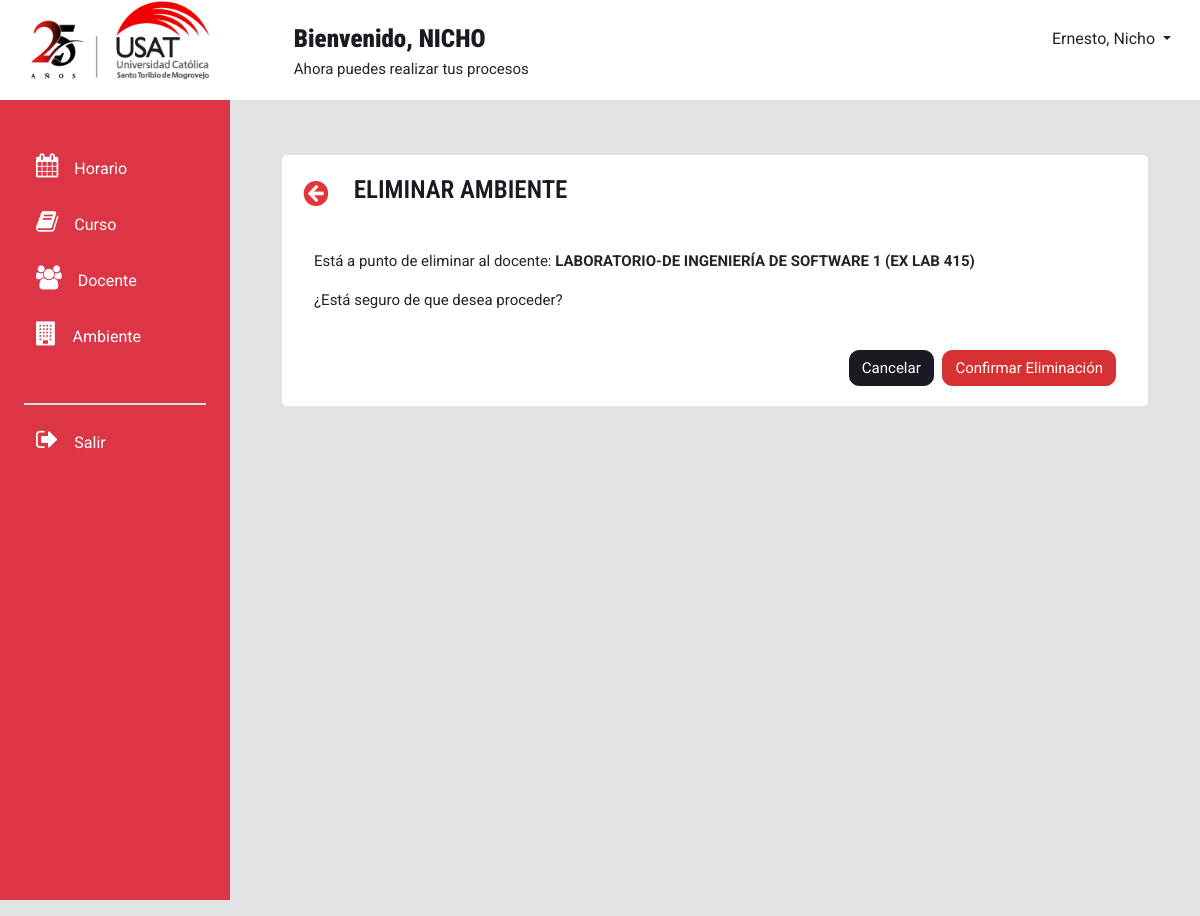
Before: /eliminarAmbiente/93/ with the older database file.
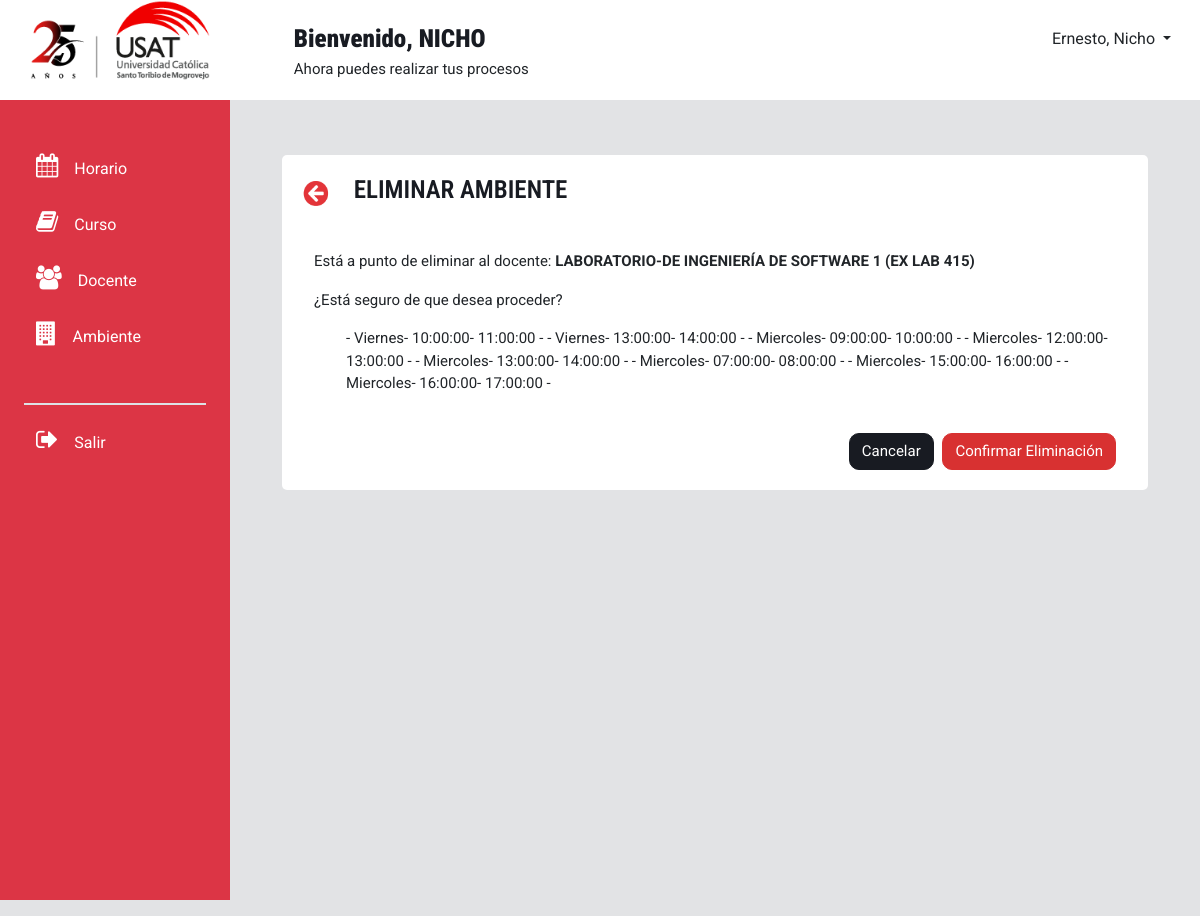
After: the same page with the newer database file.
### modulo_horario/models.py (models this page shows)
class horario (models.Model):
    hora_de_inicio = models.CharField(max_length=5,default='00:00', verbose_name="Hora de inicio")
    hora_final = models.CharField(max_length=5, default='00:00')
    motivo_cambio = models.CharField(max_length=150,null=True,blank=True)
    ambiente = models.ForeignKey(ambiente, blank=True,null=False,on_delete=models.CASCADE)
    día = models.ForeignKey(dia_semana, blank=True,null=False,on_delete=models.CASCADE, verbose_name="Día")
    fk_grupo_horario = models.ForeignKey(grupo_horario, blank=True,null=False,on_delete=models.CASCADE, verbose_name="Curso")
    def __str__(self):
        return str(self.día) +'- '+ str(self.hora_de_inicio) +'- '+ str(self.hora_final)
    class Meta:
        verbose_name_plural="Horario"

class dia_semana(models.Model):
    dia_nombre = models.CharField(max_length=9)
    estado = models.BooleanField(default=False)
    def __str__(self):
        return self.dia_nombre
    class Meta:
        verbose_name_plural="Día de la semana"

### modulo_ambiente/views.py (the view)
# urls.py: path('eliminarAmbiente/<int:ambiente_id>/', views.eliminar_ambiente, name='eliminarAmbiente'),
def eliminar_ambiente(request, ambiente_id):
    df = ambiente.objects.get(id=ambiente_id)
    datosenviar=[]
    tabladg=[]
    datosenviar.append((df.nombre_ambiente))
    label1=""
    dg=horario.objects.filter(ambiente_id=ambiente_id)
    if dg.count()>0:
        label1= "El docente tiene grupos horarios asignados"
    for dgs in dg:
        grupo=dgs.id
        gh=horario.objects.get(id=grupo)
        tabladg.append((gh))
    if request.method == 'POST':
        respuesta = request.POST.get('respuesta')
        if respuesta=='1':
            df.delete()
        return redirect('gestionarAmbiente')
    return render(request, 'eliminarAmbiente.html', {'docente': datosenviar, 'dg':tabladg,'msj2': label1})

### modulo_ambiente/templates/eliminarAmbiente.html (shortened to what the changed rows need)
<!DOCTYPE html>
<html lang="en">
<head>
    <link rel="stylesheet" href="https://cdnjs.cloudflare.com/ajax/libs/bootstrap/5.3.3/css/bootstrap.min.css"
 />
    <link rel="stylesheet" href="https://maxcdn.bootstrapcdn.com/font-awesome/4.7.0/css/font-awesome.min.css">
  </head>
  <body style="background-color: #E2E3E5;">
    <div class="container-fluid p-0 m-auto">
      <div class="container-fluid overflow-hidden">
        <div class="row vh-100 overflow-auto">
          <div class="col d-flex flex-column h-sm-100">
            <main class="row overflow-auto">
              <div class="container-fluid col">
                <div class="px-lg-2 mx-lg-2 py-0 my-0">
                  <div class="container-fluid m-0 p-0">
                    <div class="row align-items-center mx-0 px-0" style="overflow-x: hidden; margin-top: 35px;">
                      <div class="container justify-content-center">
                        <div class="container">
                          <div id="contenedorSub" style=" padding: 20px; background-color: white; margin-top: 20px; height: auto; border-radius: 5px; ">
                          <br>
                          <br>
                          <div class="container">
                            <div>
                                <p>Está a punto de eliminar al docente: <strong>{{ docente.0 }}</strong></p>
                                <p>¿Está seguro de que desea proceder?</p>
                                <ul>
                                    {% for datod in dg %}
                                    - {{ datod }} -
                                     {% endfor %}
                                </ul>
                                <br>
                            </div>
                        </div>
                        </div>
                        </div>
                      </div>
                    </div>
              </div>
            </main>
          </div>
        </div>
      </div>
    </div>
</html>

Changed rows visible on the page:
added horario: día+hora_de_inicio+hora_final "Viernes- 10:00:00- 11:00:00"
added horario: día+hora_de_inicio+hora_final "Viernes- 13:00:00- 14:00:00"
added horario: día+hora_de_inicio+hora_final "Miercoles- 09:00:00- 10:00:00"
added horario: día+hora_de_inicio+hora_final "Miercoles- 12:00:00- 13:00:00"
added horario: día+hora_de_inicio+hora_final "Miercoles- 13:00:00- 14:00:00"
added horario: día+hora_de_inicio+hora_final "Miercoles- 07:00:00- 08:00:00"
added horario: día+hora_de_inicio+hora_final "Miercoles- 15:00:00- 16:00:00"
added horario: día+hora_de_inicio+hora_final "Miercoles- 16:00:00- 17:00:00"
